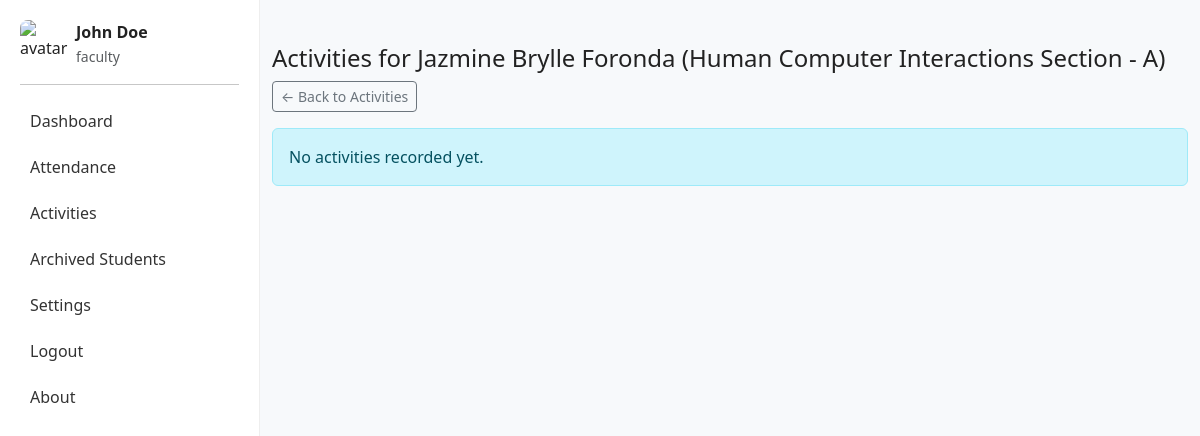
The app's page /faculty/update_activities.php?student=60&subject=2 (signed in) with its own data.
### tables this page shows
CREATE TABLE `students` (
  `id` int(11) NOT NULL,
  `subject_id` int(11) NOT NULL,
  `lastname` varchar(255) NOT NULL,
  `firstname` varchar(255) NOT NULL,
  `course` varchar(100) DEFAULT '',
  `year_level` varchar(50) DEFAULT '',
  `avatar` varchar(255) DEFAULT 'assets/img/default-avatar.png',
  `archived` tinyint(1) DEFAULT '0',
  `created_at` timestamp NOT NULL DEFAULT CURRENT_TIMESTAMP
);

CREATE TABLE `subjects` (
  `id` int(11) NOT NULL,
  `faculty_id` int(11) NOT NULL,
  `name` varchar(255) NOT NULL,
  `code` varchar(100) DEFAULT '',
  `schedule` varchar(255) DEFAULT '',
  `created_at` timestamp NOT NULL DEFAULT CURRENT_TIMESTAMP
);

### faculty/update_activities.php (the view, shortened to what this page needs)
<?php
$pdo = pdo();
$student_id = intval($_GET['student'] ?? 0);
$subject_id = intval($_GET['subject'] ?? 0);
$stStmt = $pdo->prepare("SELECT * FROM students WHERE id = ? AND subject_id = ?");
$stStmt->execute([$student_id, $subject_id]);
$student = $stStmt->fetch();
$subStmt = $pdo->prepare("SELECT * FROM subjects WHERE id = ?");
$subStmt->execute([$subject_id]);
$subject = $subStmt->fetch();
$actsStmt = $pdo->prepare("SELECT * FROM activities WHERE student_id = ? AND subject_id = ? ORDER BY id DESC");
$actsStmt->execute([$student_id, $subject_id]);
$activities = $actsStmt->fetchAll();
?>
<!doctype html>
<html>
<head>
  <link href="https://cdn.jsdelivr.net/npm/bootstrap@5.3.2/dist/css/bootstrap.min.css" rel="stylesheet">
  <link rel="stylesheet" href="../assets/css/style.css">
</head>
<body>
  <?php include '../shared/left_nav.php'; ?>
  <main class="main-content">
    <div class="container py-4">
      <h4>Activities for <?php echo htmlspecialchars($student['firstname'] . ' ' . $student['lastname']) ?> <?php echo isset($subject['name']) ? '(' . htmlspecialchars($subject['name']) . ')' : '' ?></h4>
      <p>
        <a href="activities.php?subject=<?php echo (int)$subject_id ?>" class="btn btn-outline-secondary btn-sm">&larr; Back to Activities</a>
      </p>
      <?php if (empty($activities)): ?>
        <div class="alert alert-info">No activities recorded yet.</div>
      <?php endif; ?>
    </div>
  </main>
</body>
</html>

### assets/css/style.css (style rules this page uses)
body { font-family: system-ui, -apple-system, "Segoe UI", Roboto, "Helvetica Neue", Arial; background:#f7f9fb; color:#222; }

### shared/left_nav.php (style rules this page uses)
.main-content { margin-left:260px; padding-top:20px; }

### records on screen
students: firstname+lastname "Jazmine Brylle Foronda"
subjects: name "Human Computer Interactions Section - A"

### other values on screen
$user['fullname'] ?: $user['username'] "John Doe"
$user['role'] "faculty"
$l['label'] "Dashboard"
$l['label'] "Attendance"
$l['label'] "Activities"
$l['label'] "Archived Students"
$l['label'] "Settings"
$l['label'] "Logout"
$l['label'] "About"
